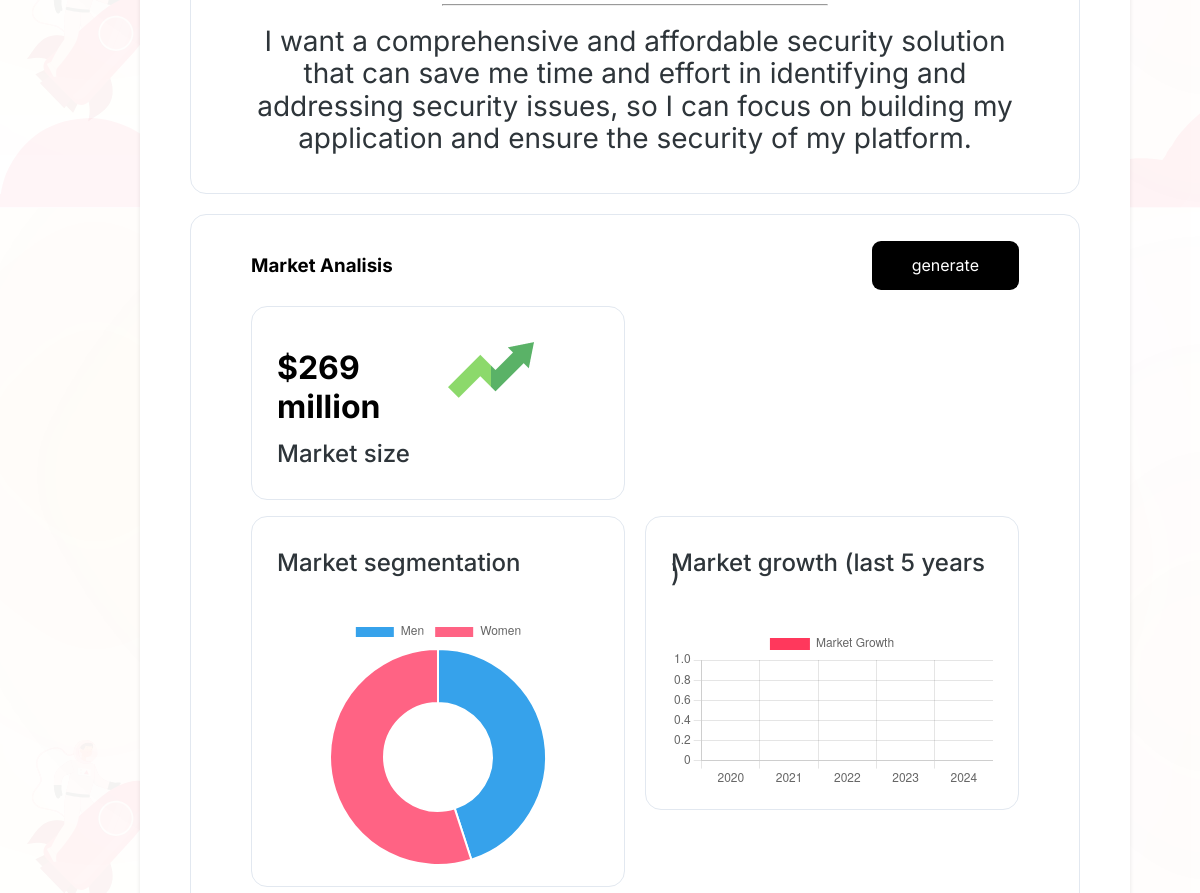
Page /project/4/ (middle part) on the earlier database version.
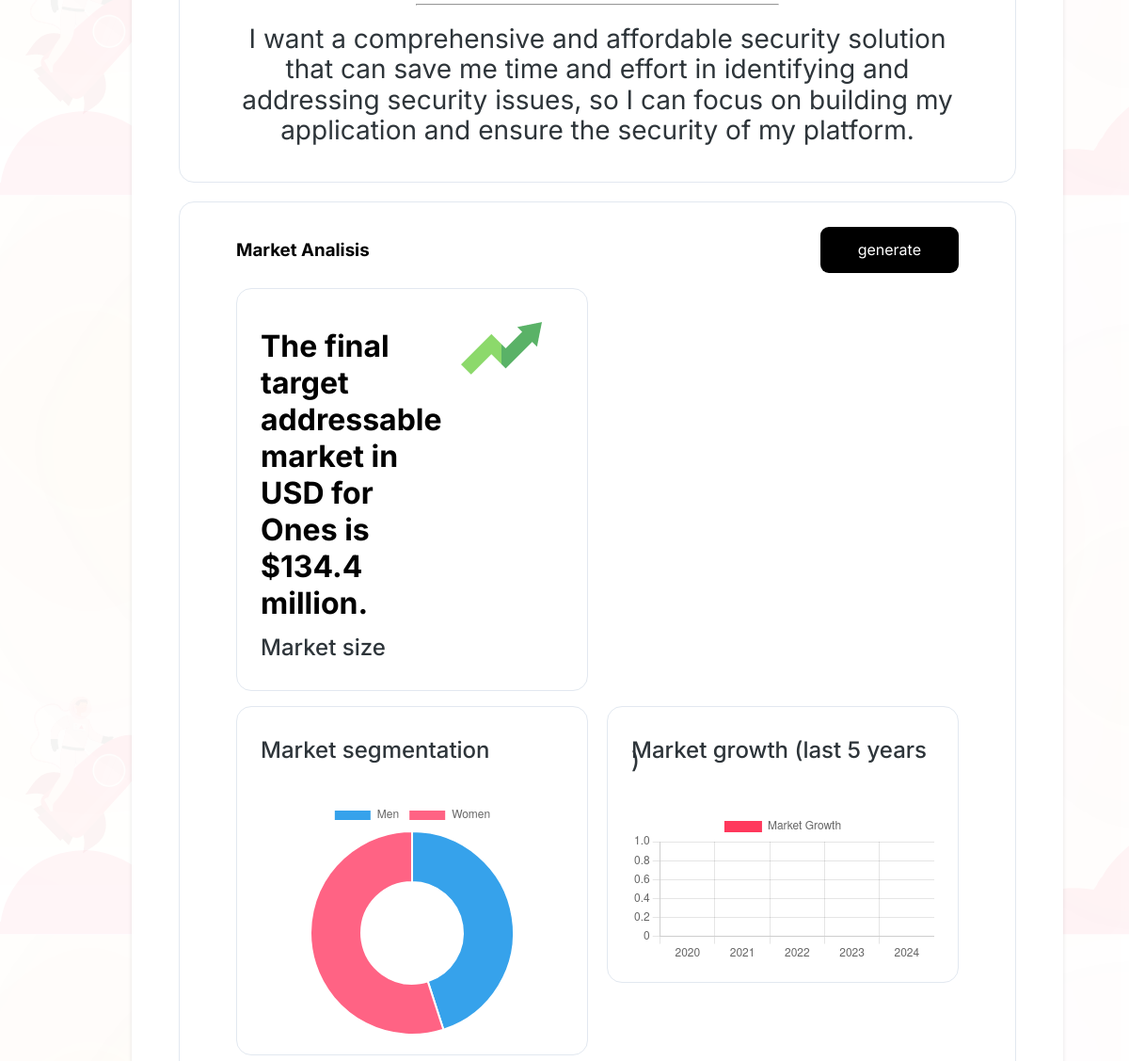
Same page on the later database version.
### main/models.py (models this page shows, shortened)
class StartupProject(models.Model):
    startup_name = models.CharField(max_length=255)
    created_at = models.DateField(auto_now_add=True)
    user = models.ForeignKey(User, on_delete=models.CASCADE, related_name='projects')
    startup_idea = models.TextField(blank=True, null=True)
    target_number_of_users_goal = models.IntegerField(blank=True, null=True, default=0)
    target_date_goal = models.DateField(blank=True, null=True)
    generated_idea = models.TextField(blank=True, null=True)
    generated_slogan = models.TextField(blank=True, null=True)
    generated_problem = models.TextField(blank=True, null=True)
    generated_solution = models.TextField(blank=True, null=True)
    generated_persona = models.OneToOneField(Persona, on_delete=models.CASCADE, blank=True, null=True)
    generated_market_analysis = models.OneToOneField(MarketAnalysis, on_delete=models.CASCADE, blank=True, null=True)
    generated_mvp_builder = models.TextField(blank=True, null=True)
    generated_user_feedback_analyzer = models.TextField(blank=True, null=True)

class MarketAnalysis(models.Model):
    market_size_details = models.TextField(blank=True, null=True)
    market_size_value = models.CharField(max_length=255 , null = True)
    market_segmentation_male = models.FloatField( null=True)
    market_segmentation_female = models.FloatField( null=True)
    market_growth_1 = models.CharField(max_length=255, blank=True, null=True)
    market_growth_2 = models.CharField(max_length=255, blank=True, null=True)
    market_growth_3 = models.CharField(max_length=255, blank=True, null=True)
    market_growth_4 = models.CharField(max_length=255, blank=True, null=True)
    market_growth_5 = models.CharField(max_length=255, blank=True, null=True)
    competitor_1 = models.TextField(blank=True, null=True)
    competitor_2 = models.TextField(blank=True, null=True)
    competitor_3 = models.TextField(blank=True, null=True)
    competitor_4 = models.TextField(blank=True, null=True)
    competitor_5 = models.TextField(blank=True, null=True)

class Persona(models.Model):
    demographics_age = models.IntegerField(null=True)
    demographics_gender = models.CharField( max_length=255 ,default="male")
    demographics_location = models.CharField(max_length=255 ,null=True)
    demographics_occupation = models.CharField(max_length=255, null=True)
    demographics_salary = models.FloatField(null=True)
    pain_points = models.TextField(blank=True, null=True)
    core_needs = models.TextField(blank=True, null=True)
    motivation = models.TextField(blank=True, null=True)
    behavior = models.TextField(blank=True, null=True)
    quote = models.TextField(blank=True, null=True)

### main/views.py (the view)
# urls.py: path('project/<int:id>/', views.project_detail, name='project_detail'),
def project_detail(request, id):
    project = get_object_or_404(StartupProject, id=id)
    print("generated problem :",project.generated_problem )
    if(project.generated_problem is None) :
        payload = solutioning_generator(project.id, project.startup_name, project.startup_idea)
        project.generated_problem = payload['generated_problem']
        project.generated_slogan = payload['generated_slogan']
        project.generated_solution = payload['generated_solution']
        project.save()
    market_analysis = project.generated_market_analysis
    context = {
        'project': project,
    }
    if market_analysis is not None :
        context['segmentation_data'] =json.dumps({
            'labels': ['Men', 'Women'],
            'datasets': [{
                'data': [
                    market_analysis.market_segmentation_male,
                    market_analysis.market_segmentation_female
                ],
                'backgroundColor': ['#36A2EB', '#FF6384']
            }]
        })
        context['growth_data'] = json.dumps({
            'labels': [ '2020', '2021', '2022', '2023','2024',],
            'datasets': [{
                'label': 'Market Growth',
                'data': [
                    market_analysis.market_growth_1,
                    market_analysis.market_growth_2,
                    market_analysis.market_growth_3,
                    market_analysis.market_growth_4,
                    market_analysis.market_growth_5
                ],
                'backgroundColor': '#ff385c'
            }]
        })
    return render(request, 'myapp/pages/project_detail.html', context)

### main/templates/myapp/pages/project_detail.html (shortened to what this page needs)
{% extends 'myapp/base.html' %}
{% load static %}
{% block content %}
<div class="projects-container">
    <main class="projects-main">
        <div class="project-section">
            <div class="project-box" style="padding: 20px 60px; gap: 50px;">
                <div class="quote">
                    <hr class="custom-hr">
                    <h1>{{ project.generated_persona.quote }}</h1>
                </div>
            </div>
            <div class="project-box" style="padding: 20px 60px; gap: 50px;">
                <div class="box-header justify-btw">
                    <h3>Market Analisis</h3>
                    <a href="{% url 'market_analysis' id=project.id %}" class="btn-get-going">generate</a>
                </div>
                <div class="grid-container">
                    <div class="grid-item">
                        <div class="project-box grid-container">
                            <div class="grid-item">
                                <h1>{{ project.generated_market_analysis.market_size_value}} </h1>
                                <h2>Market size</h2>
                            </div>
                            <div class="grid-item">
                                <img src="{% static 'images/icons/market-size.png' %}" alt="Market Size Icon" class="box-icon">
                            </div>
                        </div>
                    </div>
                    <div class="grid-item">
                    </div>
                </div>
                <div class="grid-container">
                    <div class="grid-item">
                        <div class="project-box">
                            <h2 style ="margin-bottom:48px">Market segmentation</h2>
                            <canvas id="segmentationChart"></canvas>
                        </div>
                    </div>
                    <div class="grid-item">
                        <div class="project-box">
                        <h2 style ="margin-bottom:48px">Market growth (last 5 years )</h2>
                        <canvas id="growthChart"></canvas>
                    </div>
                    </div>
                </div>
            </div>
        </div>
    </main>
</div>
<script>
     // Circle Chart (Market Segmentation)
     const segmentationData = {{ segmentation_data|safe }};
     const segmentationCtx = document.getElementById('segmentationChart').getContext('2d');
        const segmentationChart = new Chart(segmentationCtx, {
            type: 'doughnut',
            data: segmentationData,
            options: {
                responsive: true,
                plugins: {
                    legend: {
                        position: 'top',
                    },
                    tooltip: {
                        callbacks: {
                            label: function(context) {
                                let label = context.label || '';
                                if (label) {
                                    label += ': ';
                                }
                                if (context.raw !== null) {
                                    label += context.raw + '%';
                                }
                                return label;
                            }
                        }
                    }
                }
            }
        });
        // Bar Chart (Market Growth - Last 5 years)
        const growthData = {{ growth_data|safe }};
        const growthCtx = document.getElementById('growthChart').getContext('2d');
        const growthChart = new Chart(growthCtx, {
            type: 'bar',
            data: growthData,
            options: {
                responsive: true,
                scales: {
                    y: {
                        beginAtZero: true
                    }
                }
            }
        });
</script>
{% endblock %}

Differences in the rows shown:
changed StartupProject: generated_market_analysis.market_size_value "$269 million" → "The final target addressable market in USD for Ones is $134.4 million."
